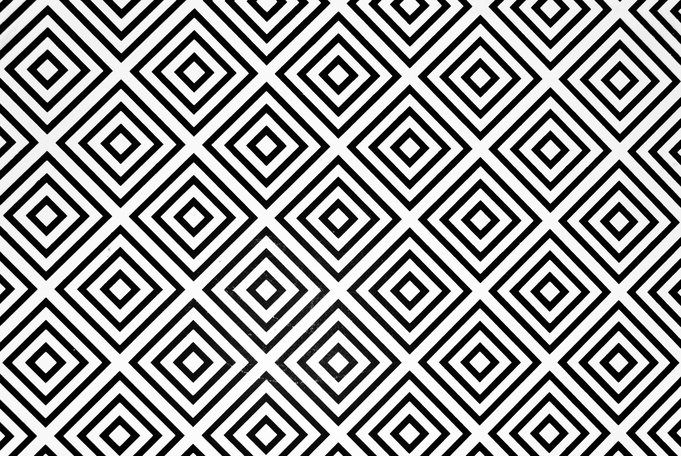
#> input picture Laba_5/5-1.jpg, 681 x 456 px, shrunk from 3827 x 2562 before the run, found by its file name
$ python task_1.py
#> lines starting #> are read from the running program, lines starting #| are printed output that depends on the picture; after the words box and inside, x2 and y2 are one past the last pixel; in counts of white or black regions, pixels touching at a corner belong together
import cv2, sys
import numpy as np

def save_or_break(img, pyth): # Сохранение
    key=cv2.waitKey(0)
    if key == 121: # Нажали Y - сохранить
        cv2.imwrite(pyth,img)
    elif key==27: # Нажали ESC - выйти
        cv2.destroyAllWindows()
        sys.exit(1)

name = ['Laba_5\\5-1.jpg', 'Laba_5\\5-2.jpg', 'Laba_5\\5-3.jpg']
window = 'image'
font = cv2.FONT_HERSHEY_COMPLEX
color=(0,255,0)

img_1 = cv2.imread(name[0], cv2.IMREAD_COLOR)
#> img_1 is the input picture: shape (456, 681, 3); min 0, max 255, mean 150.5
img_2 = cv2.imread(name[1], cv2.IMREAD_COLOR)
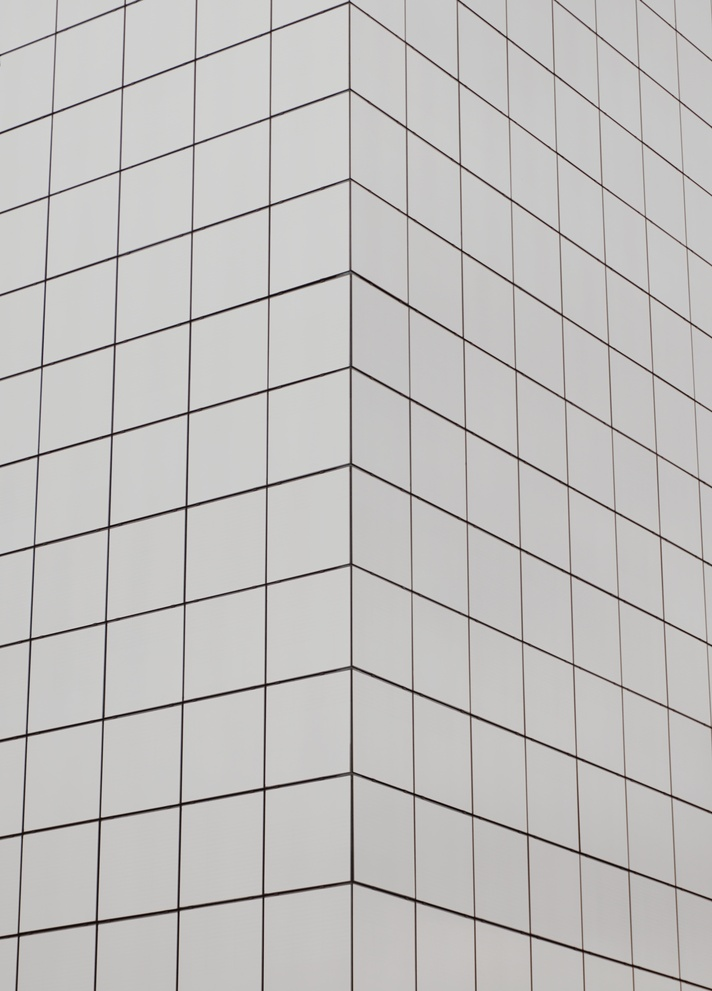
#> input picture Laba_5/5-2.jpg, 712 x 991 px, shrunk from 4000 x 5564 before the run, found by its file name
#> img_2 is the input picture: shape (991, 712, 3); mean B, G, R 190.5, 191.7, 193.3
img_3 = cv2.imread(name[2], cv2.IMREAD_COLOR)
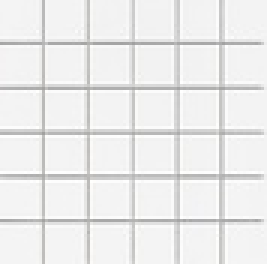
#> input picture Laba_5/5-3.jpg, 89 x 88 px, shrunk from 500 x 497 before the run, found by its file name (shown 3 times larger)
#> img_3 is the input picture: shape (88, 89, 3); mean B, G, R 235.5, 235.8, 235.8
cv2.namedWindow(window, cv2.WINDOW_GUI_EXPANDED)

while 1:
    img_1_Sob = cv2.Sobel(img_1, 0, 2, 2, scale=2, ksize=5, delta=10)
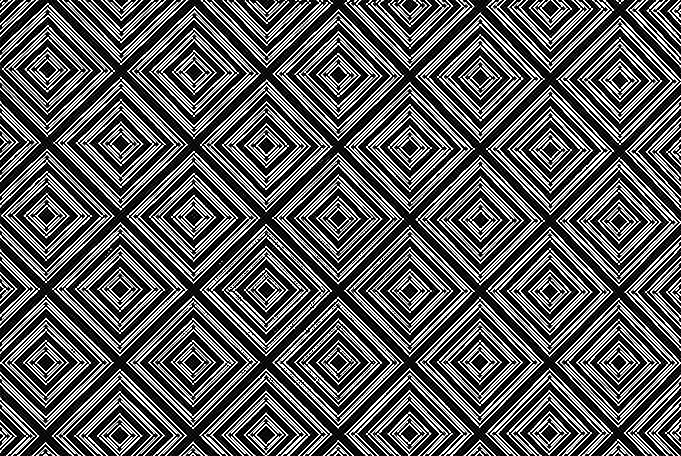
#> img_1_Sob: shape (456, 681, 3); min 0, max 255, mean 92.1
    img_1_Lap = cv2.Laplacian(img_1, 0, scale=2, ksize=5, delta=10)
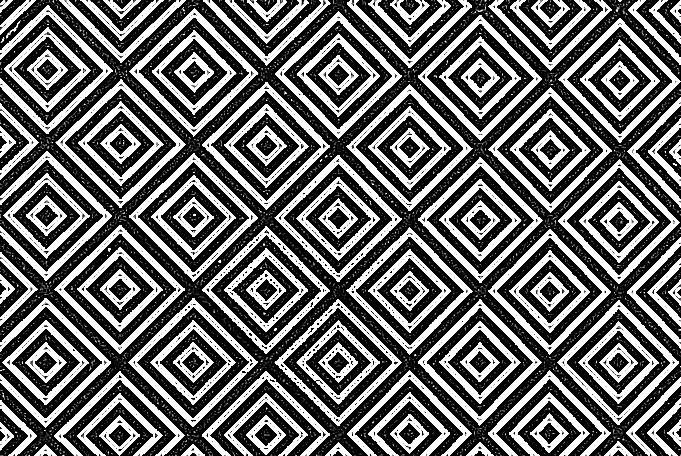
#> img_1_Lap: shape (456, 681, 3); min 0, max 255, mean 104.3
    cv2.putText(img_1_Sob,'Sobel',(10,100),font,fontScale=3,color=color,thickness=5)
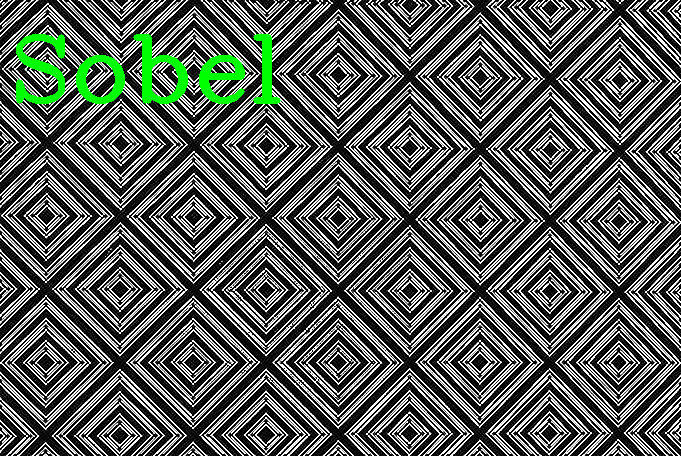
#> img_1_Sob: shape (456, 681, 3); 1.98% of pixels changed, all inside (x1, y1, x2, y2) = (16, 34, 281, 104)
    cv2.putText(img_1_Lap,'Laplacian',(10,100),font,fontScale=3,color=color,thickness=5)
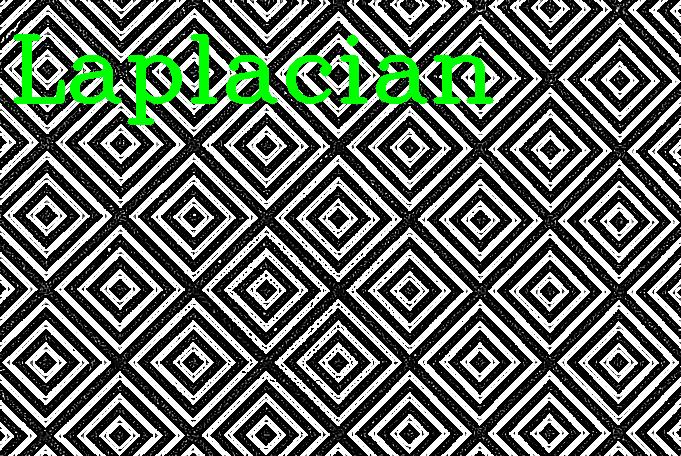
#> img_1_Lap: shape (456, 681, 3); 3.38% of pixels changed, all inside (x1, y1, x2, y2) = (13, 34, 494, 125)
    height= img_1_Sob.shape[0]
#> height = 456
    line = np.full((height, 10, 3),color,dtype='uint8')
    img = np.hstack((img_1_Sob,line, img_1_Lap))
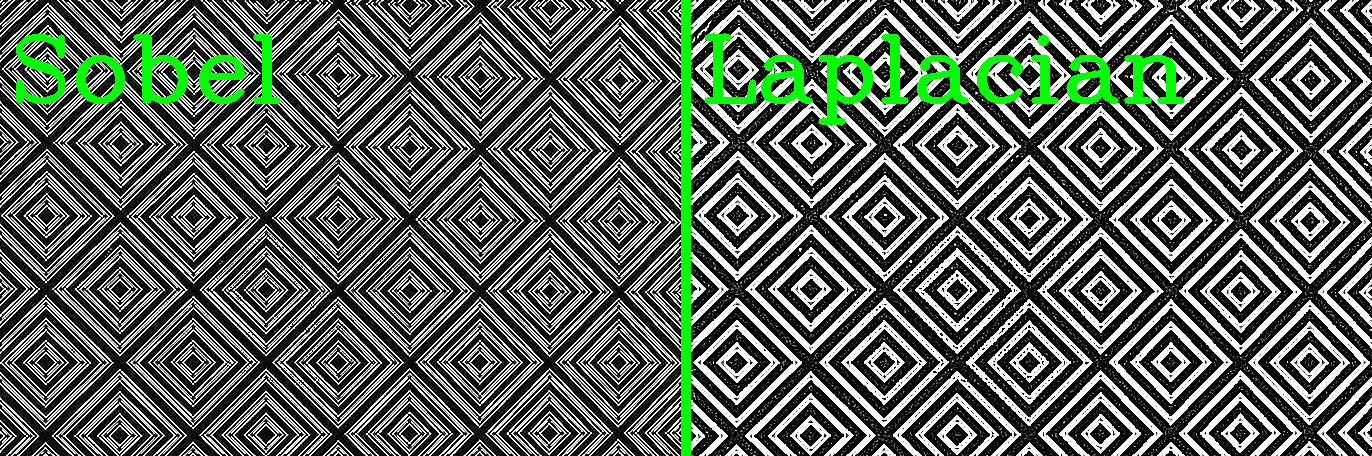
#> img: shape (456, 1372, 3); mean B, G, R 94.8, 103.4, 94.8
    cv2.imshow(window,img)
    save_or_break(img, 'Photo\\5-1.png')
#> (key Esc is pressed here)
#> (the run stopped early here; a loop or call above may not have finished)
